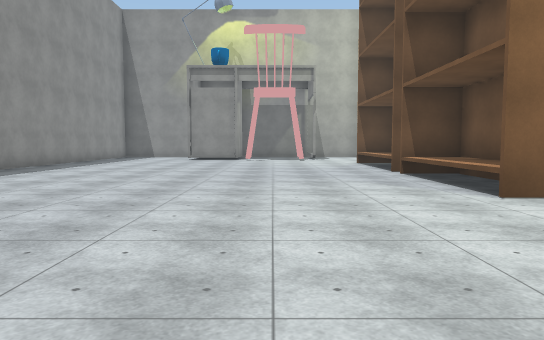
[1] (above)

24 first-person views from a walk through a Unity game level. The camera is 1.4 m above the floor, tilts 4° down and sees 70° across. The floor is counted in squares, 2 m on a side. Each view is taken from the middle of a square. On the plan, view 1 faces up. The plan holds only what a view shows up to about 11 squares ahead; the rest is blank. The place goes on beyond the plan. The player is left out. Some animated figures are not drawn. Surface patterns are stand-ins for the level's own textures.

[2]
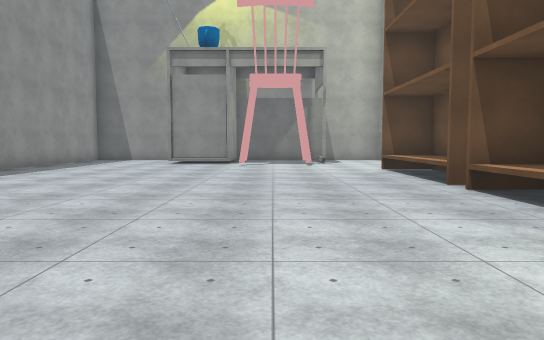

[3]
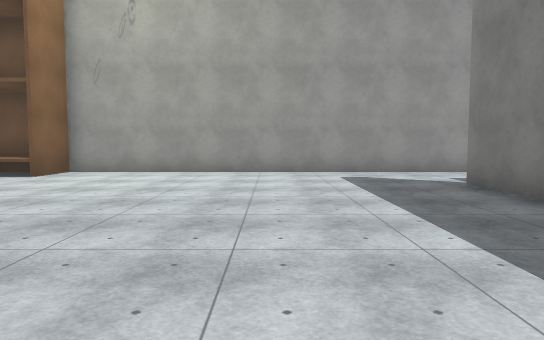

[4]
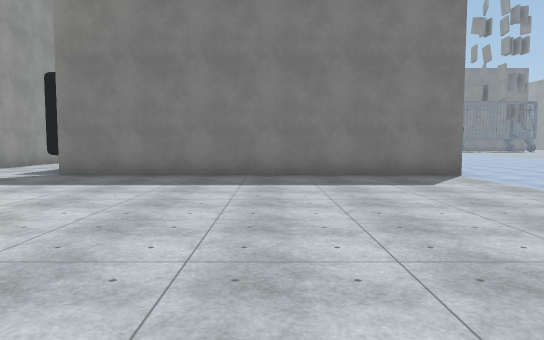

[5]
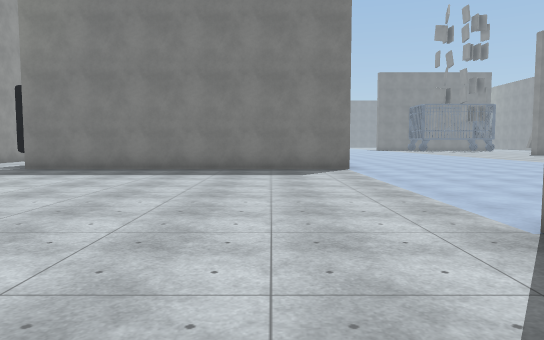

[6]
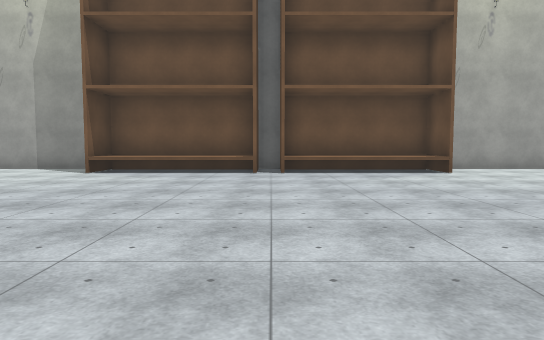

[7]
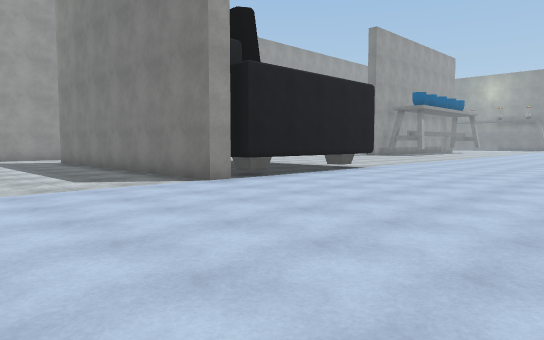

[8]
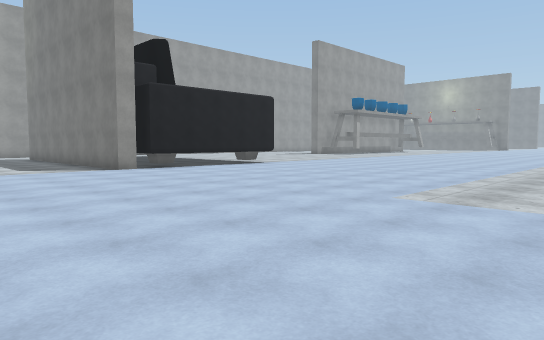

[9]
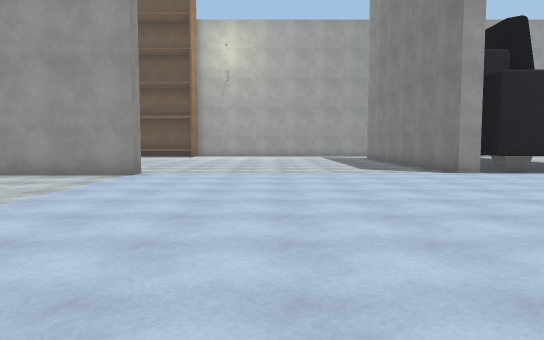

[10]
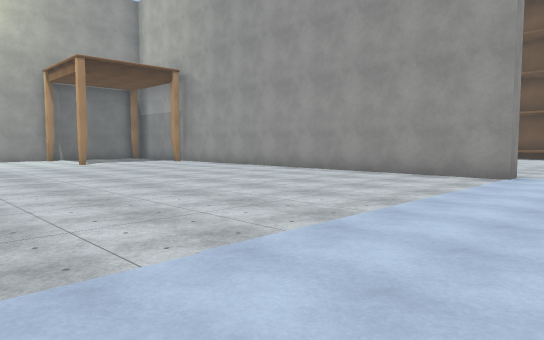

[11]
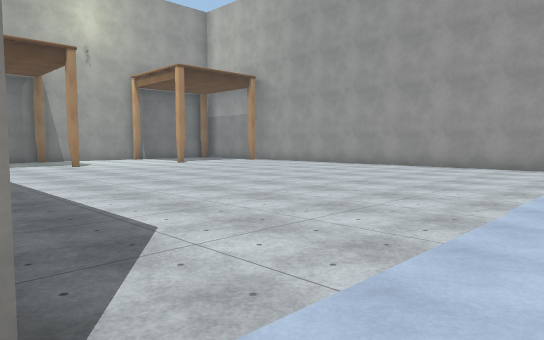

[12]
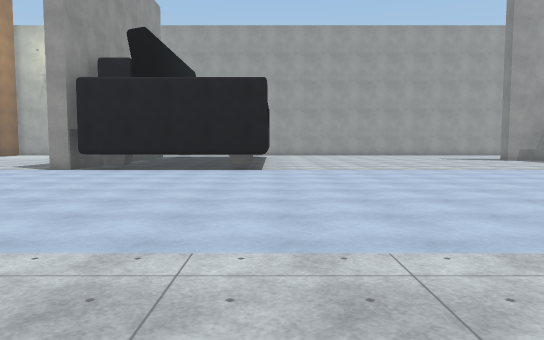

[13]
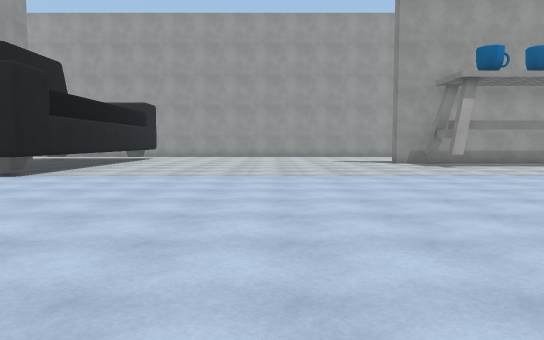

[14]
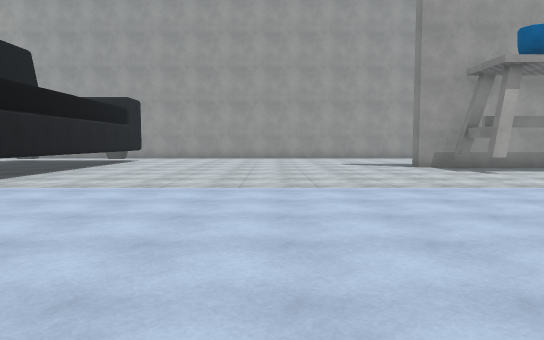

[15]
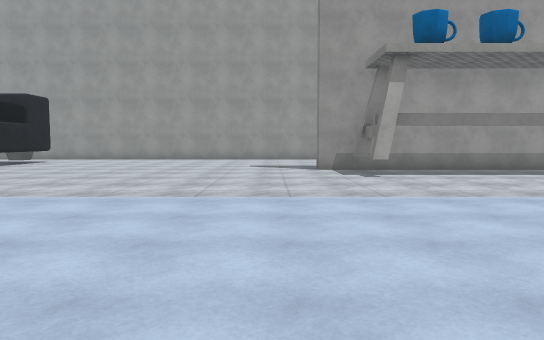

[16]
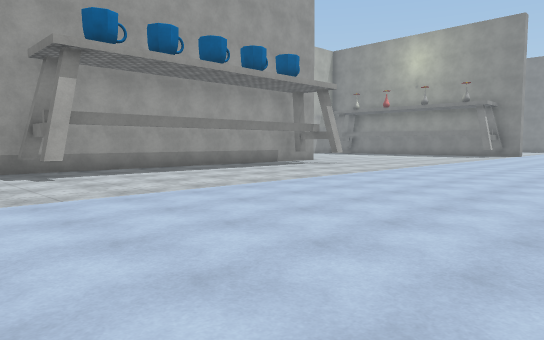

[17]
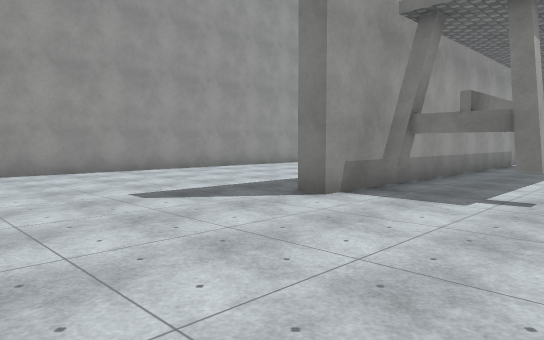

[18]
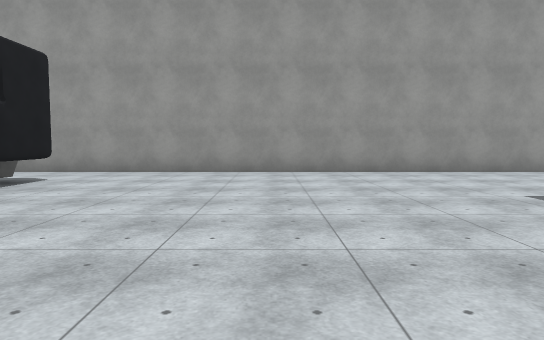

[19]
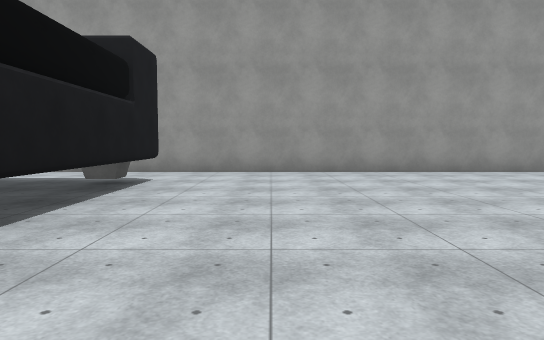

[20]
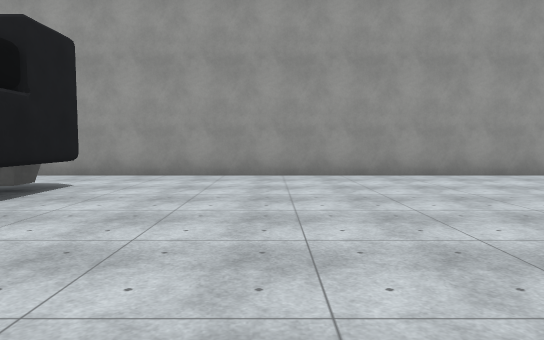

[21]
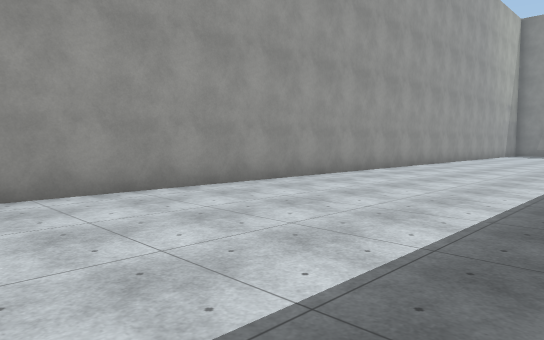

[22]
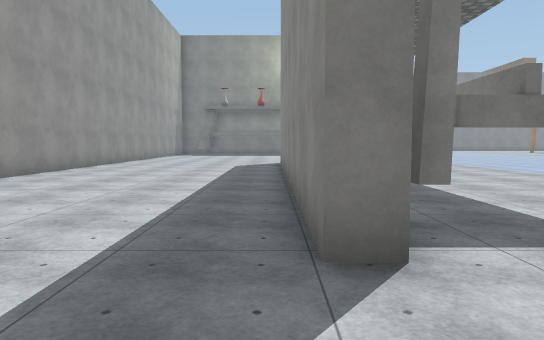

[23]
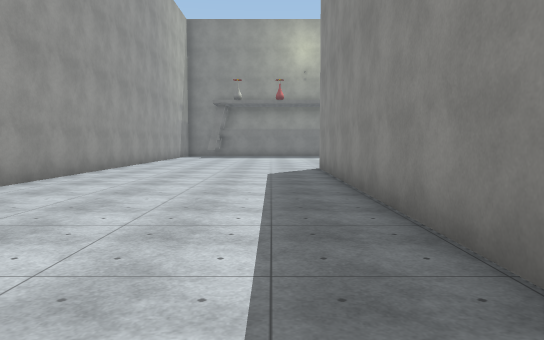

[24]
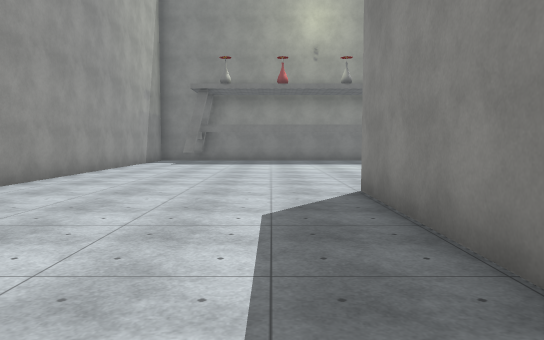

### Floor plan
Points are (right, up) in squares from view 1. A wall is a line through its corners. A room is listed if a view was taken in it or the views show most of it. See-through windows are left out.
Room 1 (views 1, 2, 3, 4, 5, 6, 7, 8, 9, 10, 11, 12, 13, 14, 15, 16, 17, 18, 19, 20, 21, 22, 23, 24)
walls: (-7.2, -3.8) (-7.2, -3.3) (1.6, -3.3); (-4.1, -19.5) (-4.1, -19); (-2.2, -19) (-2.2, -19.5); (-2.4, -19.5) (-2.4, -19); (2.4, -8.9) (-7.2, -8.9) (-7.2, -4.1) (-6.4, -4.1); (-7, 4) (-7.6, 4) (-7.6, 9.2); (-1.8, -26.4) (-1.8, -18.2) (-1.3, -18.2) (-1.3, -29.6); (2.9, 4.9) (2.9, 8.8) (4.3, 8.8); (4.4, 4.9) (2.9, 4.9) (4.3, 4.9); (-7.1, 11.1) (-7.1, 10.1); (4.2, 8.7) (2.9, 8.7); (4.4, 9.5) (4.4, 13.2) (2.9, 13.2); (-7.1, 14.1) (-7.1, 13.1); (4.4, -35.1) (4.4, 9.4) (2.9, 9.4) (2.9, 13.4); (4.4, 13.9) (4.4, 14.5)
low walls: (-6.2, -8.5) (-6.8, -8.5) (-6.8, -7.9); (-6.8, -5.1) (-6.8, -4.5) (-6.1, -4.5); (2, -8.5) (1.3, -8.5)

Positions as (right, up) in squares from view 1, and headings:
1: (0, 0), facing up
2: (0, 3), facing up
3: (-5, 0), facing right
4: (-3, 5), facing down
5: (-5, 7), facing down
6: (-6, 9), facing right
7: (-13, 1), facing down-right
8: (-17, 1), facing down-right
9: (-16, 1), facing right
10: (-16, 2), facing up-right
11: (-19, 3), facing up-right
12: (-17, -9), facing right
13: (-15, -14), facing right
14: (-13, -14), facing right
15: (-12, -17), facing right
16: (-12, -17), facing down-right
17: (-5, -14), facing down-right
18: (-5, -13), facing right
19: (-5, -11), facing right
20: (-4, -12), facing right
21: (-1, -16), facing down-right
22: (-1, -16), facing down
23: (0, -19), facing down
24: (0, -24), facing down
